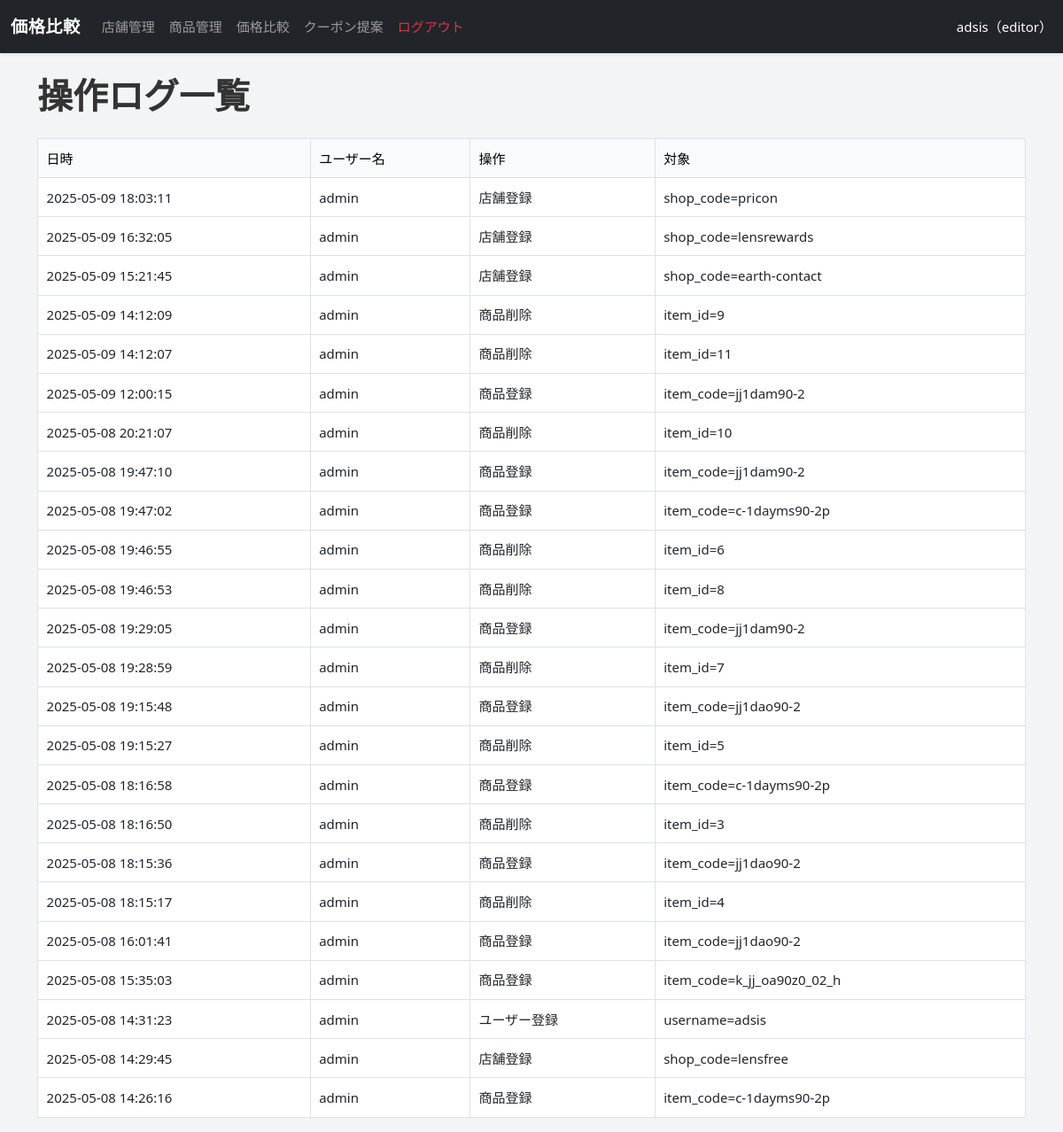
The app's page /logs/list.php (signed in) with its own data.
### tables this page shows
CREATE TABLE `operation_logs` (
  `id` int(11) NOT NULL,
  `user_id` int(11) NOT NULL,
  `action` varchar(255) DEFAULT NULL,
  `target` varchar(255) DEFAULT NULL,
  `created_at` datetime DEFAULT current_timestamp()
);

CREATE TABLE `users` (
  `id` int(11) NOT NULL,
  `username` varchar(100) NOT NULL,
  `password_hash` varchar(255) NOT NULL,
  `role` varchar(50) DEFAULT 'viewer'
);

### logs/list.php (the view, shortened to what this page needs)
<?php
require_once '../db.php';
include '../layout/header.php';
$stmt = $pdo->query("
    SELECT ol.*, u.username
    FROM operation_logs ol
    LEFT JOIN users u ON ol.user_id = u.id
    ORDER BY ol.created_at DESC
    LIMIT 100
");
$logs = $stmt->fetchAll();
?>
<h1 class="mb-4">操作ログ一覧</h1>
<div class="table-responsive">
<table class="table table-bordered table-hover align-middle">
    <thead class="table-light">
        <tr>
            <th>日時</th>
            <th>ユーザー名</th>
            <th>操作</th>
            <th>対象</th>
        </tr>
    </thead>
    <tbody>
        <?php foreach ($logs as $log): ?>
        <tr>
            <td><?= htmlspecialchars($log['created_at']) ?></td>
            <td><?= htmlspecialchars($log['username'] ?? '不明') ?></td>
            <td><?= htmlspecialchars($log['action']) ?></td>
            <td><?= htmlspecialchars($log['target']) ?></td>
        </tr>
        <?php endforeach; ?>
    </tbody>
</table>
</div>
<?php include '../layout/footer.php'; ?>

### assets/style.css (style rules this page uses)
body { background-color: #f3f4f6; font-family: 'Segoe UI', Tahoma, Geneva, Verdana, sans-serif; font-size: 15px; line-height: 1.6; }
h1, h2 { font-weight: 600; color: #333; margin-bottom: 1rem; }
.table th { background-color: #f9fafb; font-weight: 500; }
.table td, .table th { vertical-align: middle; padding: 0.6rem; }

### records on screen
operation_logs: created_at "2025-05-09 18:03:11", user.username "admin", action "店舗登録", target "shop_code=pricon"
operation_logs: created_at "2025-05-09 16:32:05", user.username "admin", action "店舗登録", target "shop_code=lensrewards"
operation_logs: created_at "2025-05-09 15:21:45", user.username "admin", action "店舗登録", target "shop_code=earth-contact"
operation_logs: created_at "2025-05-09 14:12:09", user.username "admin", action "商品削除", target "item_id=9"
operation_logs: created_at "2025-05-09 14:12:07", user.username "admin", action "商品削除", target "item_id=11"
operation_logs: created_at "2025-05-09 12:00:15", user.username "admin", action "商品登録", target "item_code=jj1dam90-2"
operation_logs: created_at "2025-05-08 20:21:07", user.username "admin", action "商品削除", target "item_id=10"
operation_logs: created_at "2025-05-08 19:47:10", user.username "admin", action "商品登録", target "item_code=jj1dam90-2"
operation_logs: created_at "2025-05-08 19:47:02", user.username "admin", action "商品登録", target "item_code=c-1dayms90-2p"
operation_logs: created_at "2025-05-08 19:46:55", user.username "admin", action "商品削除", target "item_id=6"
operation_logs: created_at "2025-05-08 19:46:53", user.username "admin", action "商品削除", target "item_id=8"
operation_logs: created_at "2025-05-08 19:29:05", user.username "admin", action "商品登録", target "item_code=jj1dam90-2"
operation_logs: created_at "2025-05-08 19:28:59", user.username "admin", action "商品削除", target "item_id=7"
operation_logs: created_at "2025-05-08 19:15:48", user.username "admin", action "商品登録", target "item_code=jj1dao90-2"
operation_logs: created_at "2025-05-08 19:15:27", user.username "admin", action "商品削除", target "item_id=5"
operation_logs: created_at "2025-05-08 18:16:58", user.username "admin", action "商品登録", target "item_code=c-1dayms90-2p"
operation_logs: created_at "2025-05-08 18:16:50", user.username "admin", action "商品削除", target "item_id=3"
operation_logs: created_at "2025-05-08 18:15:36", user.username "admin", action "商品登録", target "item_code=jj1dao90-2"
operation_logs: created_at "2025-05-08 18:15:17", user.username "admin", action "商品削除", target "item_id=4"
operation_logs: created_at "2025-05-08 16:01:41", user.username "admin", action "商品登録", target "item_code=jj1dao90-2"
operation_logs: created_at "2025-05-08 15:35:03", user.username "admin", action "商品登録", target "item_code=k_jj_oa90z0_02_h"
operation_logs: created_at "2025-05-08 14:31:23", user.username "admin", action "ユーザー登録", target "username=adsis"
operation_logs: created_at "2025-05-08 14:29:45", user.username "admin", action "店舗登録", target "shop_code=lensfree"
operation_logs: created_at "2025-05-08 14:26:16", user.username "admin", action "商品登録", target "item_code=c-1dayms90-2p"

### other values on screen
$_SESSION['user']['username'] "adsis"
$_SESSION['user']['role'] "editor"
